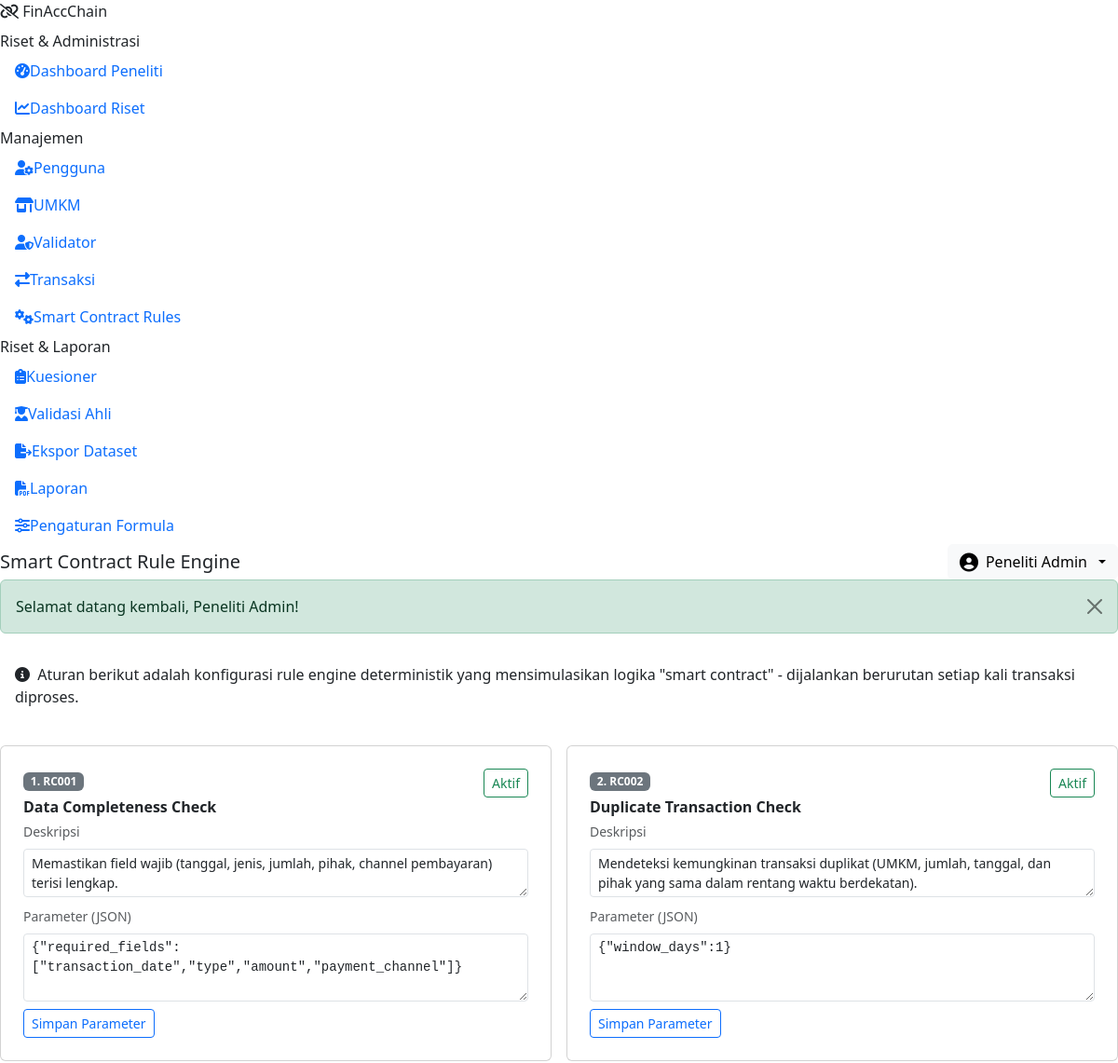
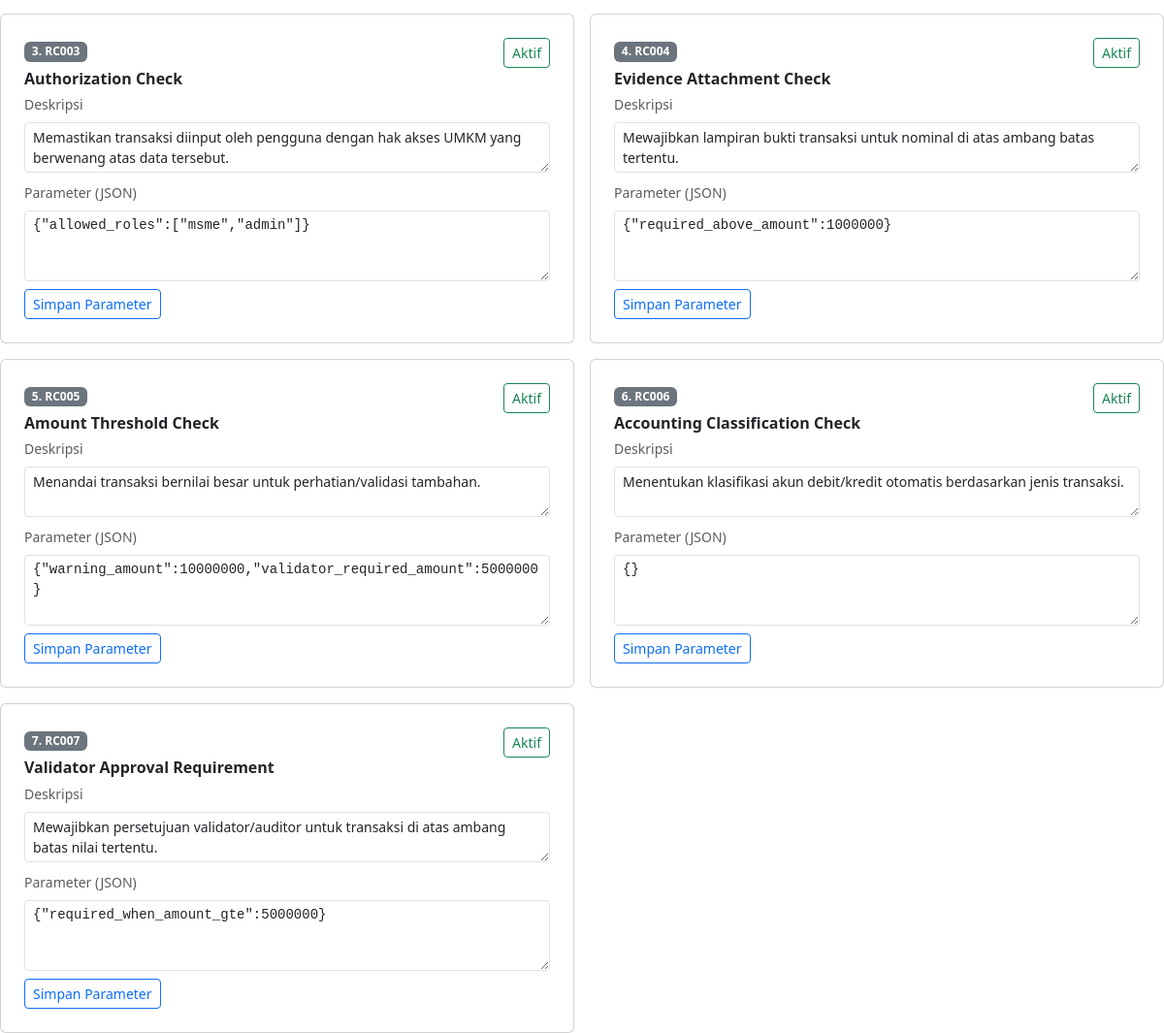
/admin/rules.php (signed in), run on the app's committed database (2 pictures, top to bottom).
### tables this page shows
CREATE TABLE smart_contract_rules (
    id INT UNSIGNED AUTO_INCREMENT PRIMARY KEY,
    rule_code VARCHAR(50) NOT NULL UNIQUE,
    rule_name VARCHAR(150) NOT NULL,
    description VARCHAR(255) NULL,
    rule_type ENUM('completeness','duplicate','authorization','evidence','threshold','classification','validator_approval') NOT NULL,
    parameters_json TEXT NULL,
    is_active TINYINT(1) NOT NULL DEFAULT 1,
    sort_order SMALLINT UNSIGNED NOT NULL DEFAULT 0
);

### core/helpers.php (called while the page is built, shortened)
<?php
function e(?string $value): string
{
    return htmlspecialchars((string) $value, ENT_QUOTES, 'UTF-8');
}

### admin/rules.php (the view, shortened to what this page needs)
<?php
$db = Database::connection();
$rules = $db->query('SELECT * FROM smart_contract_rules ORDER BY sort_order')->fetchAll();
require __DIR__ . '/../includes/app_header.php';
?>
<div class="fac-disclaimer p-3 mb-4">
  <i class="fa-solid fa-circle-info me-1"></i> Aturan berikut adalah konfigurasi rule engine deterministik yang mensimulasikan logika "smart contract" - dijalankan berurutan setiap kali transaksi diproses.
</div>
<div class="row g-3">
<?php foreach ($rules as $r): ?>
  <div class="col-lg-6">
    <div class="card fac-card p-4 h-100">
      <div class="d-flex justify-content-between align-items-start">
        <div>
          <span class="badge text-bg-secondary mb-2"><?= $r['sort_order'] ?>. <?= e($r['rule_code']) ?></span>
          <h6 class="fw-bold mb-1"><?= e($r['rule_name']) ?></h6>
        </div>
        <form method="post"><?= csrf_field() ?><input type="hidden" name="action" value="toggle"><input type="hidden" name="id" value="<?= $r['id'] ?>">
          <button class="btn btn-sm btn-outline-<?= $r['is_active']?'success':'secondary' ?>"><?= $r['is_active']?'Aktif':'Nonaktif' ?></button>
        </form>
      </div>
      <form method="post">
        <label class="form-label small text-muted">Deskripsi</label>
        <textarea name="description" class="form-control form-control-sm mb-2" rows="2"><?= e($r['description']) ?></textarea>
        <label class="form-label small text-muted">Parameter (JSON)</label>
        <textarea name="parameters_json" class="form-control form-control-sm mb-2 font-monospace" rows="3"><?= e($r['parameters_json']) ?></textarea>
        <button class="btn btn-sm btn-outline-primary">Simpan Parameter</button>
      </form>
    </div>
  </div>
<?php endforeach; ?>
</div>
<?php require __DIR__ . '/../includes/app_footer.php'; ?>

### data on the page
smart_contract_rules: sort_order "1", rule_code "RC001", rule_name "Data Completeness Check", is_active "Aktif", description "Memastikan field wajib (tanggal, jenis, jumlah, pihak, channel pembayaran) terisi lengkap.", parameters_json "{\"required_fields\":[\"transaction_date\",\"type\",\"amount\",\"payment_channel\"]}"
smart_contract_rules: sort_order "2", rule_code "RC002", rule_name "Duplicate Transaction Check", is_active "Aktif", description "Mendeteksi kemungkinan transaksi duplikat (UMKM, jumlah, tanggal, dan pihak yang sama dalam rentang waktu berdekatan).", parameters_json "{\"window_days\":1}"
smart_contract_rules: sort_order "3", rule_code "RC003", rule_name "Authorization Check", is_active "Aktif", description "Memastikan transaksi diinput oleh pengguna dengan hak akses UMKM yang berwenang atas data tersebut.", parameters_json "{\"allowed_roles\":[\"msme\",\"admin\"]}"
smart_contract_rules: sort_order "4", rule_code "RC004", rule_name "Evidence Attachment Check", is_active "Aktif", description "Mewajibkan lampiran bukti transaksi untuk nominal di atas ambang batas tertentu.", parameters_json "{\"required_above_amount\":1000000}"
smart_contract_rules: sort_order "5", rule_code "RC005", rule_name "Amount Threshold Check", is_active "Aktif", description "Menandai transaksi bernilai besar untuk perhatian/validasi tambahan.", parameters_json "{\"warning_amount\":10000000,\"validator_required_amount\":5000000}"
smart_contract_rules: sort_order "6", rule_code "RC006", rule_name "Accounting Classification Check", is_active "Aktif", description "Menentukan klasifikasi akun debit/kredit otomatis berdasarkan jenis transaksi.", parameters_json "{}"
smart_contract_rules: sort_order "7", rule_code "RC007", rule_name "Validator Approval Requirement", is_active "Aktif", description "Mewajibkan persetujuan validator/auditor untuk transaksi di atas ambang batas nilai tertentu.", parameters_json "{\"required_when_amount_gte\":5000000}"

### other printed values
APP_NAME "FinAccChain"
$label "Dashboard Peneliti Dashboard Riset Pengguna UMKM Validator Transaksi Smart Contract Rules Kuesioner Validasi Ahli Ekspor Dataset Laporan Pengaturan Formula"
$pageTitle "Smart Contract Rule Engine"
$u['name'] "Peneliti Admin"
$f['message'] "Selamat datang kembali, Peneliti Admin!"
